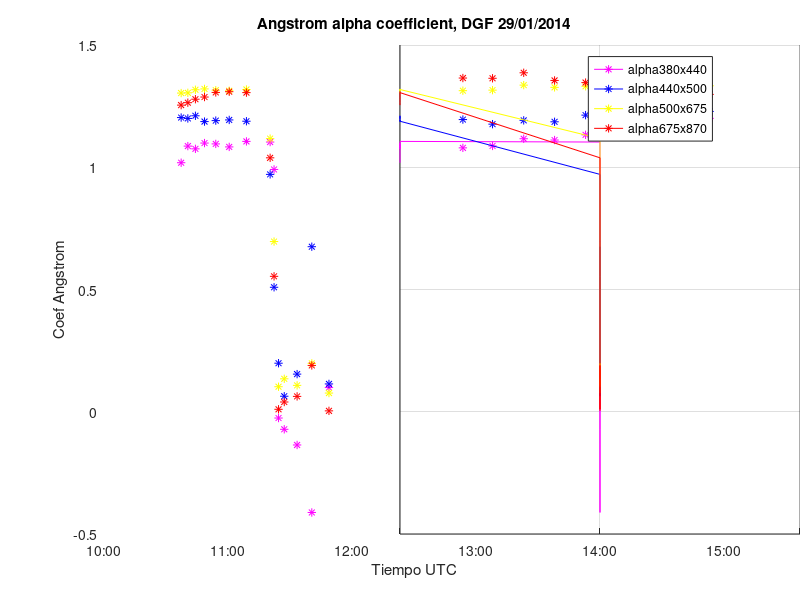
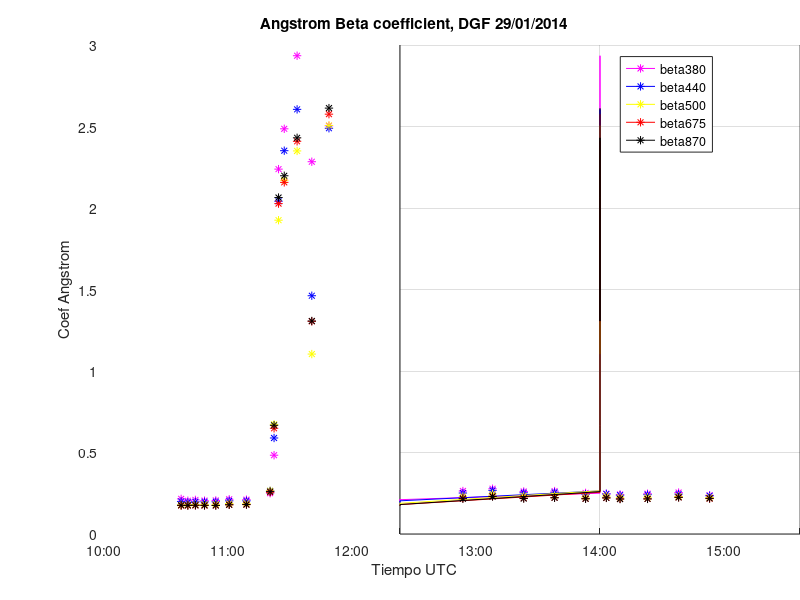

MATLAB code to generate these figures, in order:
clear all;

load('fullDataCimel.mat')

% CALCULO DEL COEFICIENTE ALPHA


time_ini = datenum(2014,1,17,0,0,0);
time_fin = datenum(2014,1,19,0,0,0);

index = find( c.udate > time_ini & c.udate < time_fin);

fechas = c.udate(index);

AOT380 = c.AOT380(index);
AOT440 = c.AOT440(index);
AOT500 = c.AOT500(index);
AOT675 = c.AOT675(index);
AOT870 = c.AOT870(index);

alpha380x440 = -log(AOT380./AOT440)./(log(380/440));

alpha440x500 = -log(AOT440./AOT500)./(log(440/500));

alpha500x675 = -log(AOT500./AOT675)./(log(500/675));

alpha675x870 = -log(AOT675./AOT870)./(log(675/870));

figure(1)
hold on

plot(fechas,alpha380x440,'-*m')

plot(fechas,alpha440x500,'-*b')

plot(fechas,alpha500x675,'-*y')

plot(fechas,alpha675x870,'-*r')

alphaTodos = [alpha380x440; alpha440x500; alpha500x675; alpha675x870];



datetick('x', 'HH:MM')

grid on

title('Angstrom alpha coefficient, DGF 29/01/2014')
xlabel('Tiempo UTC')
ylabel('Coef Angstrom')
legend('alpha380x440','alpha440x500','alpha500x675','alpha675x870')
datetick('x', 'HH:MM')
hold off


% CALCULO DEL COEFICIENTE BETA

for j = 1:length(alpha380x440)

beta380(j) = AOT380(j)*(0.380)^(alpha380x440(j));

beta440(j) = AOT440(j)* (.440)^((alpha380x440(j)+alpha440x500(j))/2);

beta500(j) = AOT500(j)* (.500)^((alpha440x500(j)+alpha500x675(j))/2);

beta675(j) = AOT675(j)* (.675)^((alpha500x675(j)+alpha675x870(j))/2);

beta870(j) = AOT870(j)* (0.870)^(alpha675x870(j));

end

betaTodos = [beta380 beta440 beta500 beta675 beta870];

figure(2)
hold on

plot(fechas,beta380,'-*m')

plot(fechas,beta440,'-*b')

plot(fechas,beta500,'-*y')

plot(fechas,beta675,'-*r')

plot(fechas,beta870,'-*k')

datetick('x', 'HH:MM')


grid on

title('Angstrom Beta coefficient, DGF 29/01/2014')
xlabel('Tiempo UTC')
ylabel('Coef Angstrom')
legend('beta380','beta440','beta500','beta675','beta870')
datetick('x', 'HH:MM')
hold off
% 
% figure(3)
% 
% hist(alphaTodos,15)
% 
% figure(4)
% 
% hist(betaTodos,15)